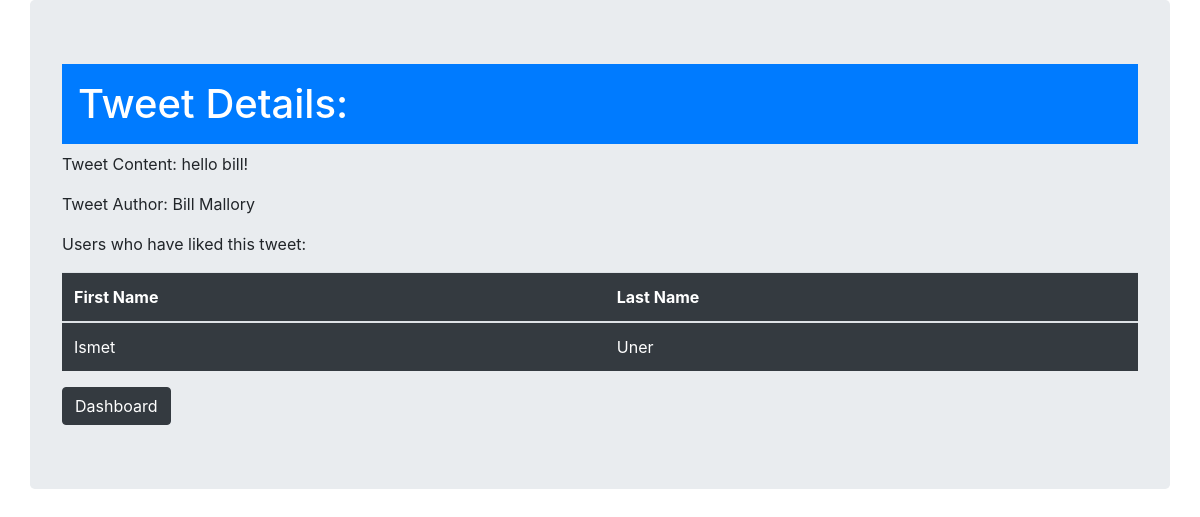
Page /tweet_details/2 on the committed database.
### app.py (models this page shows)
class Tweet(db.Model):
    id = db.Column (db.Integer, primary_key=True)
    content = db.Column(db.String(255))
    author_id = db.Column(db.Integer, db.ForeignKey('user.id'), nullable=False)
    author = db.relationship('User', foreign_keys=[author_id], backref="user_tweets")
    created_at = db.Column(db.DateTime, server_default=func.now())
    updated_at = db.Column(db.DateTime, server_default=func.now(), onupdate=func.now())

class User(db.Model):
    id = db.Column (db.Integer, primary_key=True)
    first_name = db.Column(db.String(45))
    last_name = db.Column(db.String(45))
    email = db.Column(db.String(45))
    password = db.Column(db.String(70))
    tweets_this_user_likes = db.relationship('Tweet', secondary=likes_table, backref="users_who_like_this_tweet")
    users_this_user_is_following = db.relationship('User', secondary=follow_table,
                                primaryjoin="User.id==following.c.follower",
                                secondaryjoin="User.id==following.c.followed")
    users_who_follow_this_user = db.relationship('User', secondary=follow_table,
                                primaryjoin="User.id==following.c.followed",
                                secondaryjoin="User.id==following.c.follower")
    created_at = db.Column(db.DateTime, server_default=func.now())
    updated_at = db.Column(db.DateTime, server_default=func.now(), onupdate=func.now())

### app.py (the view)
@app.route('/tweet_details/<tweet_id>')
def tweet_details(tweet_id):
    tweet = Tweet.query.get(tweet_id)
    if not tweet:
        return redirect("/success")
    else:
        user_who_have_liked = tweet.users_who_like_this_tweet
    return render_template("tweet_details.html", tweet = tweet, user_who_have_liked = user_who_have_liked)

### templates/tweet_details.html (shortened to what this page needs)
<!DOCTYPE html>
<html lang="en">
<head>
    <link rel="stylesheet" href="https://stackpath.bootstrapcdn.com/bootstrap/4.4.1/css/bootstrap.min.css">
</head>
<body>
    <div class="container jumbotron">
        <div class="row">
            <div class="col">
                <h1 class="bg-primary p-3 text-white">Tweet Details:</h1>
                <p>Tweet Content: {{tweet['content']}}</p>
                <p>Tweet Author: {{tweet.author.first_name}}  {{tweet.author.last_name}}</p>
                <p>Users who have liked this tweet:</p>
                <table class="table bg-dark text-white">
                    <thead>
                        <tr>
                            <th>First Name</th>
                            <th>Last Name</th>
                        </tr>
                    </thead>
                    <tbody>
                        {% for user in user_who_have_liked %}
                            <tr>
                                <td>{{user.first_name}}</td>
                                <td>{{user.last_name}}</td>
                            </tr>
                        {% endfor %}
                    </tbody>
                </table>
                <button class="btn btn-dark"><a class="text-white" href="/success">Dashboard</a></button>
            </div>
        </div>
    </div>
</body>
</html>

### rows in the picture
Tweet: content "hello bill!"
User: author.first_name "Bill", author.last_name "Mallory"
User: first_name "Ismet", last_name "Uner"
